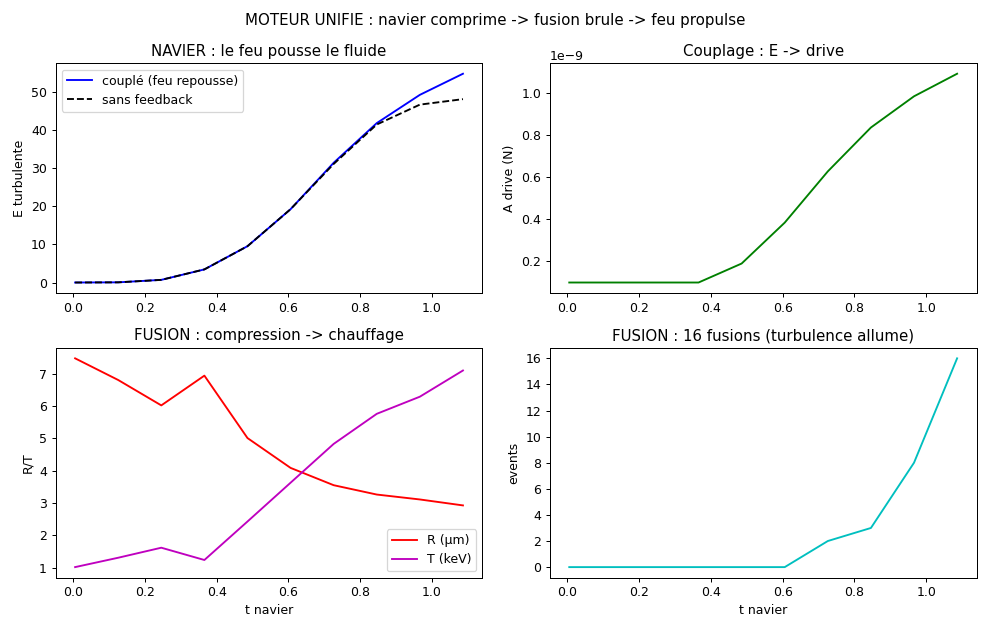

Write Python code to recreate this figure.
"""Démo moteur unifié : turbulence -> ignition -> feedback. PNG + JSON. MIT."""
import sys
sys.path.insert(0, '/home/user/RATISS-NUCLEAIRE')
import json
import numpy as np
import matplotlib
matplotlib.use('Agg')
import matplotlib.pyplot as plt
from couple.moteur import run_couple

D = '/home/user/RATISS-NUCLEAIRE/demos/'
s, fl, pl = run_couple(n_nav=500, n_fus=300, quiet=False)
s0, _, _ = run_couple(n_nav=500, n_fus=300, feedback=False, quiet=True)
s = [p for p in s if 'R' in p]
s0 = [p for p in s0 if 'R' in p]
json.dump({'couple': s}, open(D + 'moteur.json', 'w'))
t = [p['t'] for p in s]
fig, ax = plt.subplots(2, 2, figsize=(11, 7))
ax[0, 0].plot(t, [p['E'] for p in s], 'b-', label='couplé (feu repousse)')
ax[0, 0].plot([p['t'] for p in s0], [p['E'] for p in s0], 'k--', label='sans feedback')
ax[0, 0].set_ylabel('E turbulente'); ax[0, 0].legend()
ax[0, 0].set_title('NAVIER : le feu pousse le fluide')
ax[0, 1].plot(t, [p['A'] for p in s], 'g-')
ax[0, 1].set_ylabel('A drive (N)'); ax[0, 1].set_title('Couplage : E -> drive')
ax[1, 0].plot(t, [p['R'] for p in s], 'r-', label='R (µm)')
ax[1, 0].plot(t, [p['T'] for p in s], 'm-', label='T (keV)')
ax[1, 0].set_ylabel('R/T'); ax[1, 0].legend(); ax[1, 0].set_xlabel('t navier')
ax[1, 0].set_title('FUSION : compression -> chauffage')
ax[1, 1].plot(t, [p['ev'] for p in s], 'c-', label='events')
ax[1, 1].set_ylabel('events'); ax[1, 1].set_xlabel('t navier')
ax[1, 1].set_title(f'FUSION : {s[-1]["ev"]} fusions (turbulence allume)')
fig.suptitle('MOTEUR UNIFIE : navier comprime -> fusion brule -> feu propulse')
fig.tight_layout()
fig.savefig(D + 'moteur.png', dpi=90)
print('[demo] png ok')
